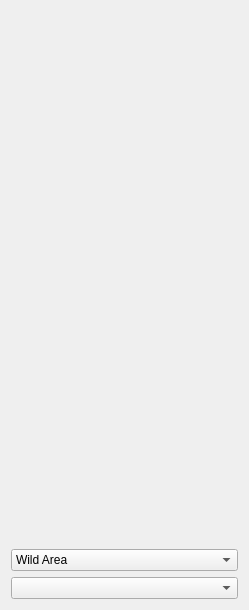
<?xml version="1.0" encoding="UTF-8"?>
<ui version="4.0">
 <class>DenMap</class>
 <widget class="QWidget" name="DenMap">
  <property name="geometry">
   <rect>
    <x>0</x>
    <y>0</y>
    <width>245</width>
    <height>610</height>
   </rect>
  </property>
  <property name="windowTitle">
   <string>Den Map</string>
  </property>
  <layout class="QGridLayout" name="gridLayout">
   <item row="3" column="2">
    <widget class="QComboBox" name="comboBoxDen"/>
   </item>
   <item row="1" column="2">
    <widget class="QLabel" name="labelMap">
     <property name="minimumSize">
      <size>
       <width>227</width>
       <height>532</height>
      </size>
     </property>
     <property name="scaledContents">
      <bool>true</bool>
     </property>
    </widget>
   </item>
   <item row="2" column="2">
    <widget class="QComboBox" name="comboBoxLocation">
     <item>
      <property name="text">
       <string>Wild Area</string>
      </property>
     </item>
     <item>
      <property name="text">
       <string>Isle of Armor</string>
      </property>
     </item>
     <item>
      <property name="text">
       <string>Crown Tundra</string>
      </property>
     </item>
    </widget>
   </item>
  </layout>
 </widget>
 <tabstops>
  <tabstop>comboBoxLocation</tabstop>
  <tabstop>comboBoxDen</tabstop>
 </tabstops>
 <resources/>
 <connections/>
</ui>
